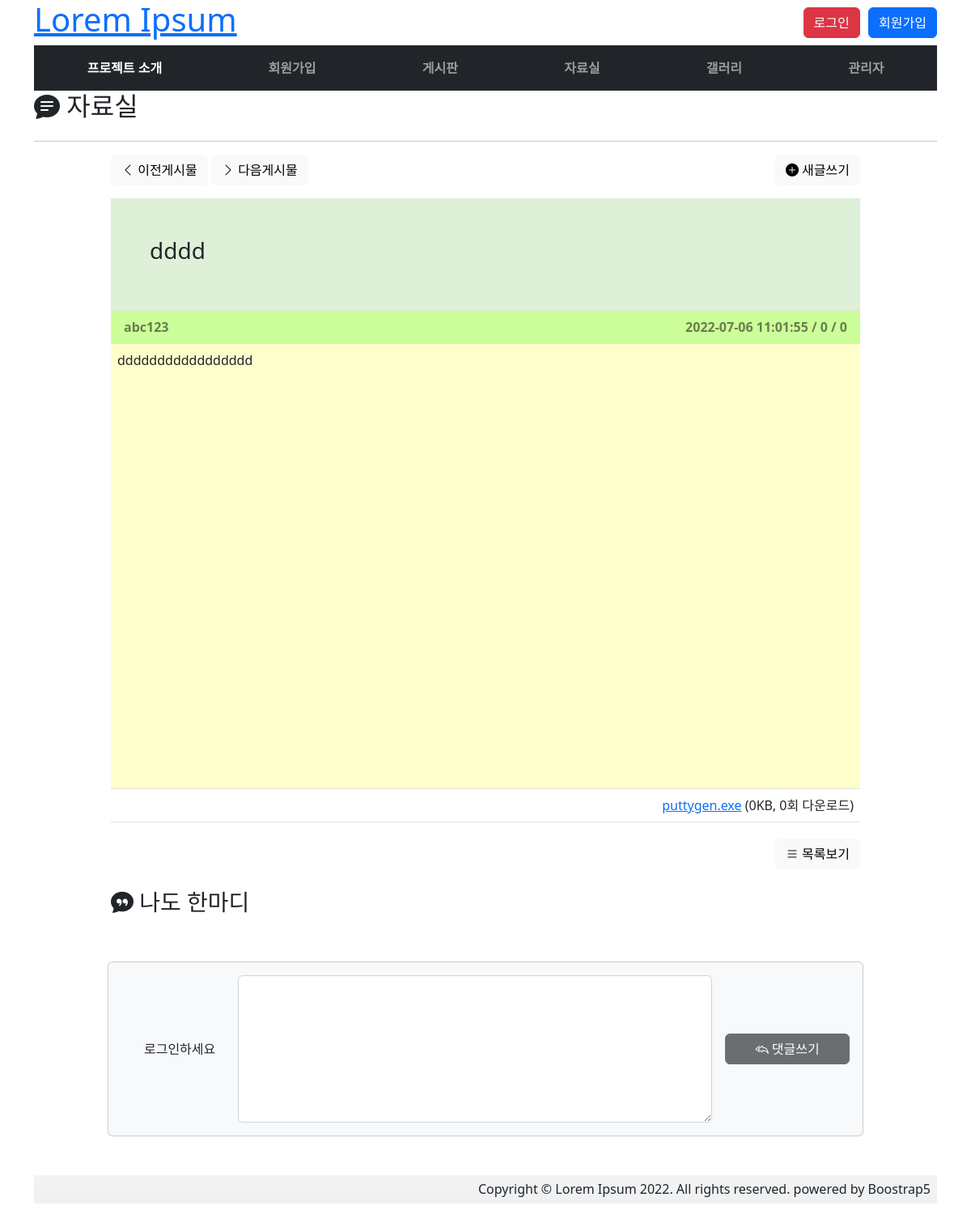
Screenshot of /pds/view/?pno=2 with the database file from the repository.
### pds/models.py (models this page shows)
class Pds(models.Model):
    id = models.AutoField(primary_key=True)
    title = models.TextField()
    member = models.ForeignKey(Member, on_delete=models.DO_NOTHING)
    regdate = models.DateTimeField(default=datetime.now)
    thumbup = models.IntegerField(default=0)
    views = models.IntegerField(default=0)
    contents = models.TextField(null=False, blank=False)
    uuid = models.CharField(max_length=15, default='')      # 년월일시분초: 20220705130353
    fnames = models.CharField(max_length=256, null=True)    # 각 파일명은 리스트로 저장
    fsizes = models.CharField(max_length=256, null=True)    # 각 파일명은 리스트로 저장
    fdowns = models.CharField(max_length=256, null=True)    # 각 파일명은 리스트로 저장
    class Meta:
        db_table = 'pds'
        ordering = ['-id']

### join/models.py (models this page shows)
class Member(models.Model):
    id = models.AutoField(primary_key=True)
    userid = models.CharField(max_length=18, unique=True)
    passwd = models.CharField(max_length=18)
    name = models.CharField(max_length=7)
    phone = models.CharField(max_length=15)
    email = models.TextField()
    mailing = models.BooleanField(default=False)
    zipcode = models.ForeignKey(Zipcode, on_delete=models.DO_NOTHING)
    addr = models.TextField()
    regdate=models.DateTimeField(default=datetime.now)
    class Meta:
        db_table = 'member'

### pds/views.py (the view, shortened to what this page needs)
# urls.py: path('view/', views.ViewView.as_view(), name='bview'),
class ViewView(View):
    def get(self, request):
        form = request.GET.dict()
        p = Pds.objects.select_related().get(id=form['pno'])
        context = {'p': p, 'finfo': zip(json.loads(p.fnames),range(5),
                                        json.loads(p.fsizes), json.loads(p.fdowns))}
        return render(request, 'pds/view.html', context)

### pds/templatetags/split.py (called while the page is built)
@register.filter(name='split')
def split(value, key):
    return value.split(key)

### templates/pds/view.html (shortened to what this page needs)
{% extends 'layouts/base.html' %}
{% load static %}
{% load split %}
{% block contents %}
 <div id="main">
        <div>
            <div class="d-flex justify-content-between">
                <h2><i class="bi bi-chat-text-fill"></i> 자료실</h2>
            </div>
            <hr>
        </div>
        <div class="row">
            <div class="col"></div>
            <div class="col-5">
                <button type="button" class="btn btn-light">
                    <i class="bi bi-chevron-left"></i> 이전게시물</button>
                <button type="button" class="btn btn-light">
                    <i class="bi bi-chevron-right"></i> 다음게시물</button>
            </div>
            <div class="col-5 text-end">
                <button type="button" class="btn btn-light">
                    <i class="bi bi-plus-circle-fill"></i> 새글쓰기</button>
            </div>
            <div class="col"></div>
        </div>
        <div class="row mt-3">
            <div class="col"></div>
            <div class="col-10">
                <table class="table">
                    <tbody>
                    <tr><td colspan="2" class="vhead p-5">
                        <h3>{{ p.title }}</h3>
                    </td></tr>
                    <tr class="pbg fw-bold">
                        <td class="col-5 text-start ps-3 text-black-50">{{ p.member.userid }}</td>
                        <td class="text-end text-black-50 pe-3 ">{{ p.regdate|date:'Y-m-d H:i:s' }} / {{ p.thumbup }} / {{ p.views }}</td>
                    </tr>
                    <tr>
                        <td colspan="2" class="vhead2" style="height: 550px">{{ p.contents }}</td>
                    </tr>
                    {% for fn, odr, fs, fd in finfo %}
                    {% if fn %}
                    <tr class="text-end">
                        <td colspan="2" class="text-end ">
                            <a href="{%  url 'pdown' %}?pno={{ p.id }}&odr={{ odr }}" class="">{{ fn }}</a> ({{ fs }}KB, {{ fd }}회 다운로드)</td>
                    </tr>
                    {% endif %}
                    {% endfor %}
                    </tbody>
                </table>
            </div>
            <div class="col"></div>
        </div>
        <div class="row mt-1">
            <div class="col"></div>
            <div class="col-5">
            </div>
            <div class="col-5 text-end">
                <button type="button" class="btn btn-light">
                    <i class="bi bi-list"></i> 목록보기</button>
            </div>
            <div class="col"></div>
        </div>
        <div class="row">
            <div class="col"></div>
            <div class="col-10">
                <h3 class="mb-3 mt-4"><i class="bi bi-chat-quote-fill"></i>
                    나도 한마디</h3>
            </div>
            <div class="col"></div>
        </div>
        <div class="row mt-4 mb-5">
            <div class="col"></div>
            <div class="col-9 card card-body bg-light ">
                <form name="cmtfrm" id="cmtfrm" method="post">
                    <div class="d-flex flex-row justify-content-between align-items-center">
                        <label class="w-25 text-center">
                            {% if not request.session.userinfo %}로그인하세요{% else %}
                            {{ lgnusr }}{% endif %}
                        </label>
                        <textarea rows="7" class="form-control" name="comments"></textarea>
                        <button type="button" class="btn btn-dark w-25 ms-3" id="cmtbtn"
                                {% if not request.session.userinfo %}disabled{% endif %}>
                            <i class="bi bi-reply-all"></i> 댓글쓰기</button>
                    </div>
                </form>
            </div>
            <div class="col"></div>
        </div>
    </div>
{% endblock %}

### templates/pds/view.html (style rules this page uses)
.vhead { background: #dff0d8 !important; }
.vhead2 { background: #ffffcc !important; }
.pbg { background: #ccff99 !important; }

### rows the page displays
Pds: title "dddd", member.userid "abc123", regdate "2022-07-06 11:01:55", thumbup "0", views "0", contents "ddddddddddddddddd"

### other values shown
{{ fn }} "puttygen.exe"
{{ fs }} "0"
{{ fd }} "0"
